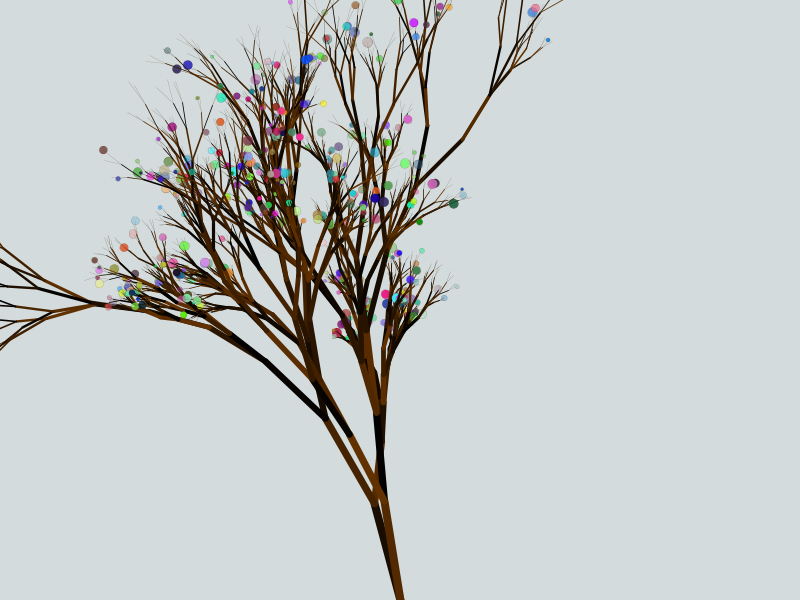
Frame 1 (no input)
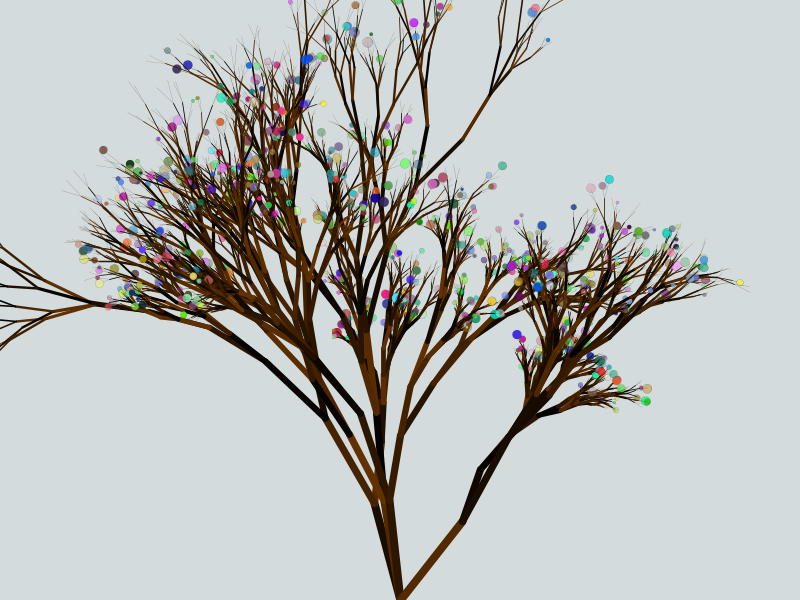
Frame 2 (the mouse pressed at the canvas centre, redrawn once)

The Processing sketch that drew these frames (run headless with seeded random() and noise(); the mouse was pressed at the canvas centre and the sketch redrawn once):

// Processing sketch: Tree3
// ── Tree3.pde
void setup() {
  size(800,600);
  background(211,219,220);
  smooth();
  stroke(178,165,167);
  
  noLoop();  
}

void draw(){
 translate(width/2,height);
  rotate(random(-PI/8));
  segment(100, 10);
  rotate(random(PI/4));
  segment(100, 10);
  strokeWeight(8); 
  stroke(178,165,167);
line(20, 40, 80, 40);

String s = "“He who plants a tree, plants a hope. -Abe Lincoln ";
fill(50);
text(s, 76, 300, 120, 50);  // I can't get the text to show up on sceen


  
}

void mousePressed(){
  
  redraw();
}


void segment(float h, int level){
  float c = random(100);
  stroke(c,c/2,0);
  strokeWeight(float(level)*.8);
  line(0,0,0,-h);

  if(level>0){
    level--;
   for(int t = 0; t<round(2); t++){
    pushMatrix();
      translate(0,-h);
      rotate(random(-PI/8,PI/8)); //Size/circumference of the circles
      segment(h*random(.5,1), level);
    popMatrix();
   }
  
  }else{
    if(random(1)>.8){ 
    pushMatrix();
      translate(0,-h);
      rotate(random(-PI/8,PI/8));
      float r = random(3,10);
      fill(random(255),random(255),random(255),random(100,255));
      ellipse(0,0,r,r);
    popMatrix();
    }
  }   
}
